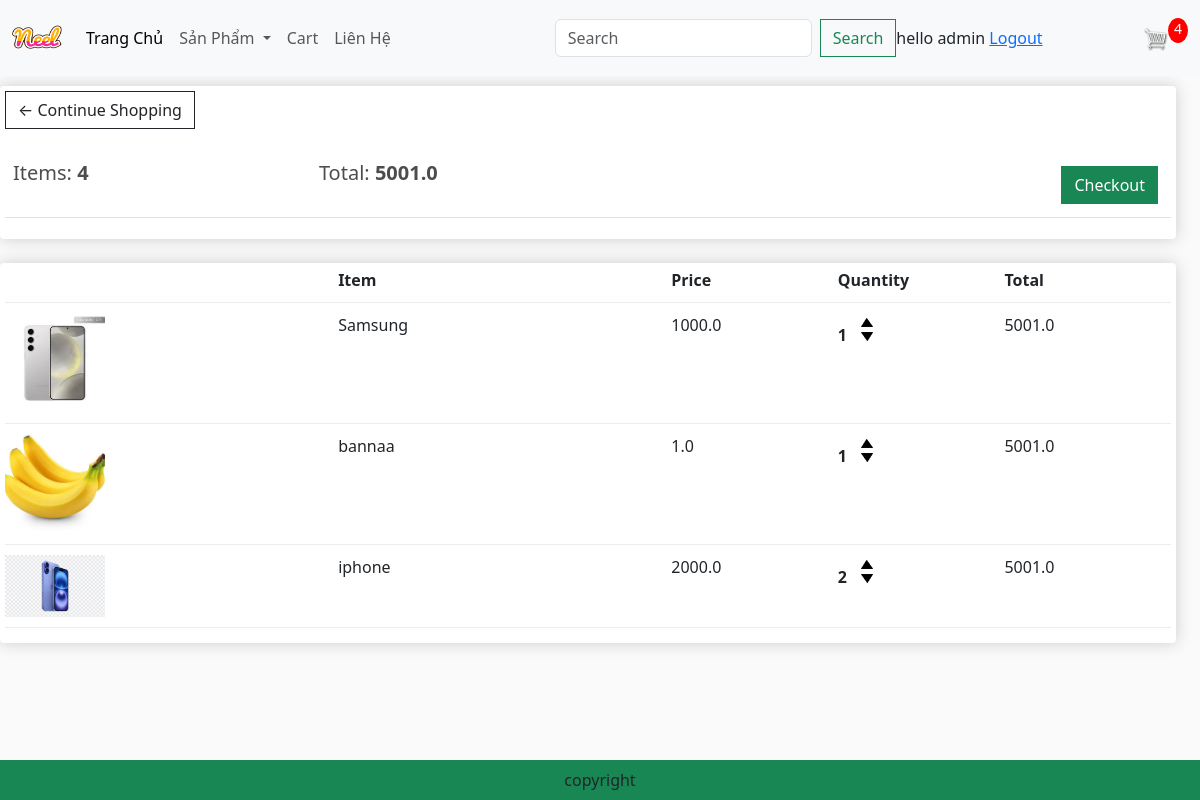
The app's page /cart/ (signed in) with its own data.
### app/models.py (models this page shows, shortened)
class Order(models.Model):
    customer = models.ForeignKey(User, on_delete=models.SET_NULL, blank=True, null=True) # pointer to class Customer
    date_order = models.DateTimeField(auto_now_add=True)
    complete = models.BooleanField(default=False, null=True, blank=False)
    transaction_id = models.CharField(max_length=200, null=True)
    @property
    def get_cart_items(self):
        orderitems = self.orderitem_set.all()
        total = sum([item.quantity for item in orderitems])
        return total
    def get_cart_total(self):
        orderitems = self.orderitem_set.all()
        total = sum([item.get_total for item in orderitems])
        return total

class OrderItem(models.Model):
    product = models.ForeignKey(Product, on_delete=models.SET_NULL, blank=True, null=True) # pointer to class Customer
    order =  models.ForeignKey(Order, on_delete=models.SET_NULL, blank=True, null=True) # pointer to class Customer
    quantity = models.IntegerField(default=0, null=True, blank=True)
    date_added = models.DateTimeField(auto_now_add=True)
    @property
    def get_total(self):
        total = self.product.price * self.quantity
        return total

class Product(models.Model):
    category = models.ManyToManyField(Category, related_name='product')
    name = models.CharField(max_length=200, null=True)
    price = models.FloatField()
    digital = models.BooleanField(default=False, null=True, blank=False)
    image = models.ImageField(null=True, blank=True)
    detail = models.TextField(null=True,blank=True)
    @property
    def ImageURL(self):
        try:
            url = self.image.url
        except:
            url = ''
        return url

### app/views.py (the view)
# urls.py: path('cart/', views.cart, name="cart"),
def cart(request):
    if (request.user.is_authenticated):
        customer = request.user
        order, created = Order.objects.get_or_create(customer=customer, complete= False)
        items = order.orderitem_set.all()
        cartItems = order.get_cart_items
        user_not_login = "hidden"
        user_login = "show"
    else:
        items = []
        order = {'get_cart_items':0, 'get_cart_total':0}
        cartItems = order['get_cart_items']
        user_not_login = "show"
        user_login = "hidden"
    categories = Category.objects.filter(is_sub=False)
    context = {'categories' :categories,'items': items, 'order': order, 'cartItems':cartItems, "user_not_login":user_not_login, "user_login": user_login}
    return render(request,'app/cart.html',context)

### app/Templates/app/cart.html
{% extends 'app/base.html' %}
{% load static %}
{% block cart-content %}
<div class="row" style='width:100%'>
	<div class="col-lg-12">
		<div class="box-element">
			<a  class="btn btn-outline-dark" href="{% url 'home' %}">&#x2190; Continue Shopping</a>
			<br>
			<br>
			<table class="table">
				<tr>
					<th><h5>Items: <strong>{{order.get_cart_items}}</strong></h5></th>
					<th><h5>Total:<strong> {{order.get_cart_total}}</strong></h5></th>
					<th>
						<a  style="float:right; margin:5px;" class="btn btn-success" href="{% url 'checkout' %}">Checkout</a>
					</th>
				</tr>
			</table>
		</div>
		<br>
		<div class="box-element">
			<div class="cart-row">
				<div style="flex:2"></div>
				<div style="flex:2"><strong>Item</strong></div>
				<div style="flex:1"><strong>Price</strong></div>
				<div style="flex:1"><strong>Quantity</strong></div>
				<div style="flex:1"><strong>Total</strong></div>
			</div>
			{% for item in items %}
			<div class="cart-row">
				<div style="flex:2"><img class="row-image" src="{{item.product.ImageURL}}"></div>
				<div style="flex:2"><p>{{item.product.name}}</p></div>
				<div style="flex:1"><p>{{item.product.price}}</p></div>
				<div style="flex:1">
					<p class="quantity">{{item.quantity}}</p>
					<div class="quantity">
						<img data-product = {{item.product.id}} data-action = 'add' class="chg-quantity update-cart" src="{% static  'app/images/arrow-up.png' %}">
						<img data-product = {{item.product.id}} data-action = 'remove' class="chg-quantity update-cart" src="{% static  'app/images/arrow-down.png' %}">
					</div>
				</div>
				<div style="flex:1"><p>{{order.get_cart_total}}</p></div>
			</div>
			{% endfor %}
		</div>
	</div>
</div>
{% endblock cart-content %}

### app/Templates/app/base.html (shortened to what this page needs)
{% load static %}
<!DOCTYPE html>
<html>
    <head>
        <link href="https://cdn.jsdelivr.net/npm/bootstrap@5.3.3/dist/css/bootstrap.min.css" rel="stylesheet">
        <link href-"{%static 'app/css/style.css' %}" rel="stylesheet" />
        <link href-"{%static 'app/css/owl.carousel.min.css' %}" rel="stylesheet" />
        <link href-"{%static 'app/css/all.min.css' %}" rel="stylesheet" />
        <link rel="stylesheet" type="text/css" href="{% static 'app/css/main.css' %}">
        <link rel="stylesheet" href="">
    </head>
    <body>
        <nav class="navbar navbar-expand-lg bg-body-tertiary">
            <div class="container-fluid">
              <a class="navbar-brand" href="{% url 'home' %}">
                <img src= "{% static "app/images/Neel.png" %}" width="50" height="50" />
              </a>
              <div class="collapse navbar-collapse" id="navbarSupportedContent">
                <ul class="navbar-nav me-auto mb-2 mb-lg-0">
                  <li class="nav-item">
                    <a class="nav-link active" aria-current="page" href="{% url 'home' %}">Trang Chủ</a>
                  </li>
                  <li class="nav-item dropdown">
                    <a class="nav-link dropdown-toggle" href="#" role="button" data-bs-toggle="dropdown" aria-expanded="false">
                      Sản Phẩm
                    </a>
                  </li>
                  <li class="nav-item">
                    <a class="nav-link" href="{% url 'cart' %}">Cart</a>
                  </li>
                  <li class="nav-item">
                    <a class="nav-link" href="#">Liên Hệ</a>
                  </li>
                </ul>
                <form class="d-flex" role="search" method = POST action = '{% url 'search'%}'>
                  <input class="form-control me-2" type="search" placeholder="Search" aria-label="Search" name = "searched">
                  <button class="btn btn-outline-success" type="submit">Search</button>
                </form>
              </div>
                <div class = 'form-inline my-2 my-lg-0' style = "visibility: {{user_login}}">
                  <span> hello {{request.user}} </span>
                  <span> <a href = '{% url 'logout' %}'> Logout </a></span>
                </div>
              <div class = 'form-inline my-2 my-lg-0'>
                <a href="{% url 'cart' %}"> <img id='cart-icon' src="{% static 'images/cart.png' %}"> </a>
              </div>
              <div>
                <p id='cart-total'>{{cartItems}}</p>
              </div>
            </div>
          </nav>
          {% block cart-content %} {% endblock cart-content %}
           <footer class="contanier-- fluid bg-success text-center fixed-bottom p-2 mt-5">
                copyright
           </footer>
    </body>
</html>

### app/static/app/css/main.css (style rules this page uses)
body { background-color: hsl(0, 0%, 98%); }
h1,h2,h3,h4,h5,h6 { color:hsl(0, 0%, 30%); }
.box-element { box-shadow:hsl(0, 0%, 80%) 0 0 16px; background-color: #fff; border-radius: 4px; padding: 5px; }
#cart-icon { width:25px; display: inline-block; margin-left: 15px; }
#cart-total { display: block; text-align: center; color:#fff; background-color: red; width: 20px; height: 25px; border-radius: 50%; font-size: 14px; }
.col-lg-3, .col-lg-4, .col-lg-6, .col-lg-8, .col-lg-12 { margin-top: 10px; }
.btn { border-radius: 0; }
.row-image { width: 100px; }
.cart-row { display: flex; align-items: flex-stretch; padding-bottom: 10px; margin-bottom: 10px; border-bottom: 1px solid #ececec; }
.quantity { display: inline-block; font-weight: 700; padding-right:10px; }
.chg-quantity { width: 12px; cursor: pointer; display: block; margin-top: 5px; transition:.1s; }

### records on screen
Order: get_cart_items "4", get_cart_total "5001.0"
OrderItem: product.ImageURL (picture), product.name "Samsung", product.price "1000.0", quantity "1"
OrderItem: product.ImageURL (picture), product.name "bannaa", product.price "1.0", quantity "1"
OrderItem: product.ImageURL (picture), product.name "iphone", product.price "2000.0", quantity "2"

### other values on screen
{{ request.user }} "admin"
{{ cartItems }} "4"
